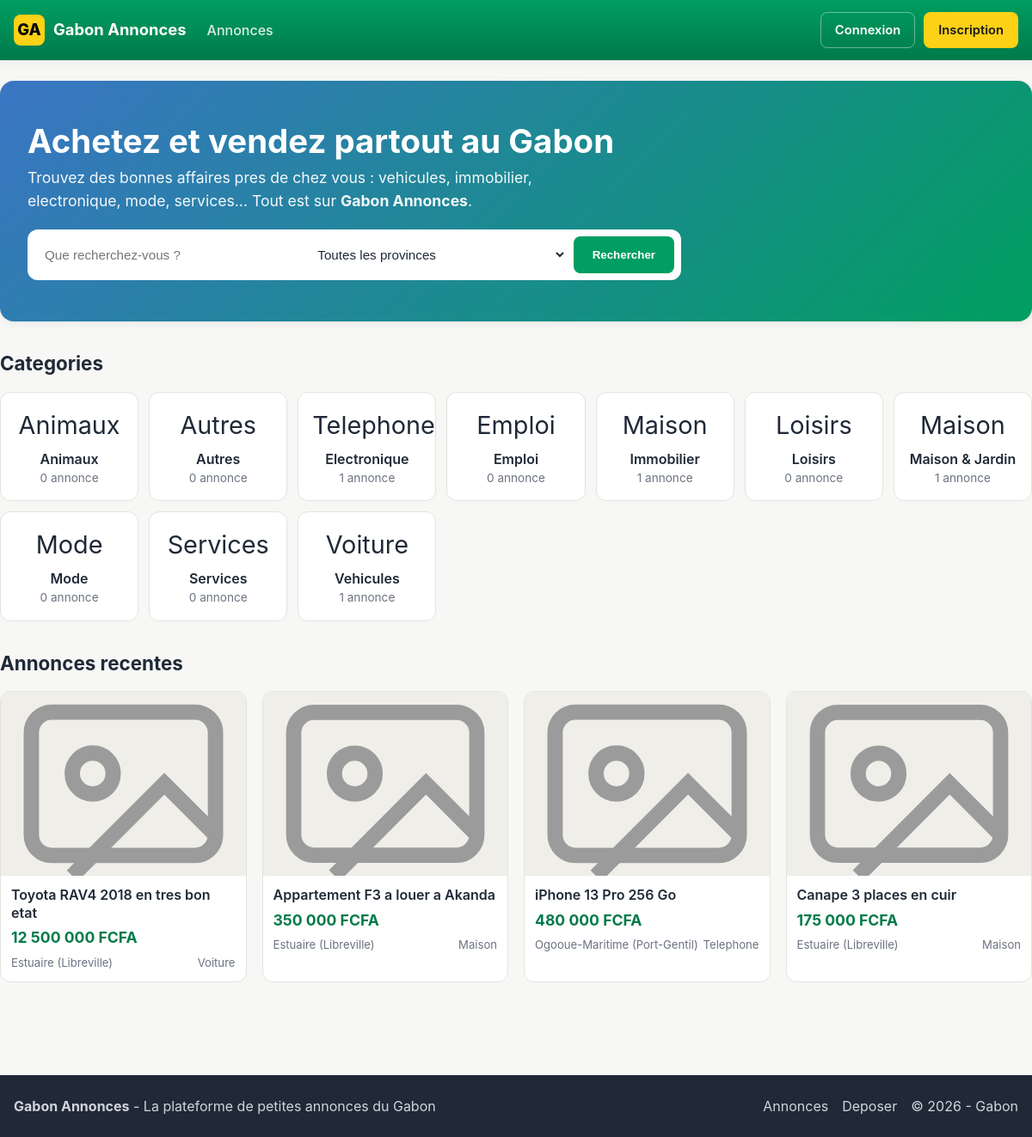
The page /public/index.php on the database its author committed.
### tables this page shows
CREATE TABLE `categories` (
  `id` INT AUTO_INCREMENT PRIMARY KEY,
  `nom` VARCHAR(80) NOT NULL,
  `icone` VARCHAR(50) DEFAULT NULL
);

CREATE TABLE `annonces` (
  `id` INT AUTO_INCREMENT PRIMARY KEY,
  `titre` VARCHAR(200) NOT NULL,
  `description` TEXT NOT NULL,
  `prix` DECIMAL(12,0) NOT NULL DEFAULT 0,
  `categorie_id` INT NOT NULL,
  `auteur_id` INT NOT NULL,
  `localisation` VARCHAR(100) NOT NULL,
  `date_creation` DATETIME NOT NULL DEFAULT CURRENT_TIMESTAMP,
  `statut` ENUM('en_attente','active','rejetee','vendue') NOT NULL DEFAULT 'en_attente',
  CONSTRAINT `fk_annonce_categorie` FOREIGN KEY (`categorie_id`) REFERENCES `categories`(`id`) ON DELETE RESTRICT,
  CONSTRAINT `fk_annonce_auteur`    FOREIGN KEY (`auteur_id`)   REFERENCES `users`(`id`)      ON DELETE CASCADE,
  INDEX (`categorie_id`), INDEX (`auteur_id`), INDEX (`statut`), INDEX (`localisation`)
);

### app/core/Controller.php (called while the page is built, shortened)
<?php
class Controller {
    protected function model($name) {
        $file = __DIR__ . '/../models/' . $name . '.php';
        if (file_exists($file)) {
            return new $name();
        }
        die("Modele introuvable : $name");
    }
    protected function view($path, $data = []) {
        extract($data);
        $file = __DIR__ . '/../views/' . $path . '.php';
        require_once __DIR__ . '/../views/layouts/helpers.php';
        require_once __DIR__ . '/../views/layouts/header.php';
        require_once $file;
        require_once __DIR__ . '/../views/layouts/footer.php';
    }
}

### app/controllers/HomeController.php (called while the page is built, shortened)
<?php
class HomeController extends Controller {
    public function index() {
        $annoncesRecentes = $this->model('Annonce')->search(['statut' => 'active'], 12, 0);
        $categories = $this->model('Categorie')->allWithCount();
        $this->view('home/index', [
            'titre_page' => 'Accueil',
            'annoncesRecentes' => $annoncesRecentes,
            'categories' => $categories,
        ]);
    }
}

### app/core/App.php (called while the page is built, shortened)
<?php
class App {
    protected $action = 'index';
    public function __construct() {
        $url = $this->parseUrl();
        $this->controller = new $this->controller;
        $this->params = $url ? array_values($url) : [];
        call_user_func_array([$this->controller, $this->action], $this->params);
    }
    private function parseUrl() {
        return [];
    }
}

### public/index.php (called while the page is built, shortened)
<?php
require_once __DIR__ . '/../app/core/App.php';
require_once __DIR__ . '/../app/core/Controller.php';
require_once __DIR__ . '/../app/core/Model.php';
new App();

### app/core/Database.php (called while the page is built, shortened)
<?php
class Database {
    private static $instance = null;
    private $pdo;
    private function __construct() {
        $dsn = 'mysql:host=' . DB_HOST . ';port=' . DB_PORT . ';dbname=' . DB_NAME . ';charset=' . DB_CHARSET;
        $options = [
            PDO::ATTR_ERRMODE => PDO::ERRMODE_EXCEPTION,
            PDO::ATTR_DEFAULT_FETCH_MODE => PDO::FETCH_ASSOC,
            PDO::ATTR_EMULATE_PREPARES => false,
        ];
        try { $this->pdo = new PDO($dsn, DB_USER, DB_PASS, $options); }
        catch (PDOException $e) { die('Erreur connexion BDD : ' . $e->getMessage()); }
    }
    public static function getInstance() {
        if (self::$instance === null) self::$instance = new self();
        return self::$instance;
    }
    public function getConnection() { return $this->pdo; }
}

### app/core/Model.php (called while the page is built, shortened)
<?php
require_once __DIR__ . '/Database.php';
class Model {
    protected $db;
    public function __construct() { $this->db = Database::getInstance()->getConnection(); }
    protected function query($sql, $params = []) {
        $stmt = $this->db->prepare($sql);
        $stmt->execute($params);
        return $stmt;
    }
    protected function fetchAll($sql, $params = []) { return $this->query($sql, $params)->fetchAll(); }
}

### app/models/Categorie.php (called while the page is built, shortened)
<?php
class Categorie extends Model {
    public function allWithCount() {
        return $this->fetchAll(
            "SELECT c.*, (SELECT COUNT(*) FROM annonces a WHERE a.categorie_id = c.id AND a.statut = 'active') AS nb_annonces
             FROM categories c ORDER BY c.nom ASC");
    }
}

### app/views/layouts/helpers.php (called while the page is built, shortened)
<?php
function e($value) {
    return htmlspecialchars((string)$value, ENT_QUOTES, 'UTF-8');
}
function format_prix($prix) {
    return number_format((float)$prix, 0, ',', ' ') . ' FCFA';
}
function icone_categorie($icone) {
    $icones = [
        'car' => 'Voiture',
        'home' => 'Maison',
        'phone' => 'Telephone',
        'shirt' => 'Mode',
        'sofa' => 'Maison',
        'briefcase' => 'Emploi',
        'tools' => 'Services',
        'bike' => 'Loisirs',
        'paw' => 'Animaux',
        'box' => 'Autres',
    ];
    return $icones[$icone] ?? 'Annonce';
}

### app/models/Annonce.php (called while the page is built, shortened)
<?php
class Annonce extends Model {
    public function search($filters = [], $limit = 30, $offset = 0) {
        $sql = "SELECT a.*, c.nom AS categorie_nom, c.icone AS categorie_icone, u.nom AS auteur_nom,
                       (SELECT url FROM annonce_photos p WHERE p.annonce_id = a.id ORDER BY p.id ASC LIMIT 1) AS photo_principale
                FROM annonces a
                JOIN categories c ON c.id = a.categorie_id
                JOIN users u ON u.id = a.auteur_id
                WHERE 1=1";
        $params = [];
        $statut = $filters['statut'] ?? 'active';
        $sql .= ' AND a.statut = ?'; $params[] = $statut;
        $sql .= ' ORDER BY a.date_creation DESC LIMIT ' . (int)$limit . ' OFFSET ' . (int)$offset;
        return $this->fetchAll($sql, $params);
    }
}

### app/views/home/index.php (the view, shortened to what this page needs)
<section class="hero">
    <h1>Achetez et vendez partout au Gabon</h1>
    <p>Trouvez des bonnes affaires pres de chez vous : vehicules, immobilier, electronique, mode, services... Tout est sur <strong><?= APP_NAME ?></strong>.</p>
    <form action="<?= BASE_URL ?>/annonces" method="get" class="hero-search">
        <input type="text" name="q" placeholder="Que recherchez-vous ?">
        <select name="localisation">
            <option value="">Toutes les provinces</option>
        </select>
        <button type="submit">Rechercher</button>
    </form>
</section>
<h2 class="section-title">Categories</h2>
<div class="cat-grid">
    <?php foreach ($categories as $c): ?>
        <a href="<?= BASE_URL ?>/annonces?categorie_id=<?= (int)$c['id'] ?>" class="cat-card">
            <div class="cat-icon"><?= icone_categorie($c['icone']) ?></div>
            <div class="cat-name"><?= e($c['nom']) ?></div>
            <div class="cat-count"><?= (int)$c['nb_annonces'] ?> annonce<?= $c['nb_annonces'] > 1 ? 's' : '' ?></div>
        </a>
    <?php endforeach; ?>
</div>
<h2 class="section-title">Annonces recentes</h2>
<?php if (empty($annoncesRecentes)): ?>
    <p class="text-muted">Aucune annonce active.</p>
<?php else: ?>
    <div class="annonces-grid">
        <?php foreach ($annoncesRecentes as $a): ?>
            <a href="<?= BASE_URL ?>/annonces/show/<?= (int)$a['id'] ?>" class="annonce-card">
                <div class="annonce-thumb<?= $a['photo_principale'] ? ' has-photo' : '' ?>"
                     <?php if ($a['photo_principale']): ?>style="background-image:url('<?= e($a['photo_principale']) ?>')"<?php endif; ?>></div>
                <div class="annonce-body">
                    <div class="annonce-titre"><?= e($a['titre']) ?></div>
                    <div class="annonce-prix"><?= format_prix($a['prix']) ?></div>
                    <div class="annonce-meta"><span><?= e($a['localisation']) ?></span><span><?= icone_categorie($a['categorie_icone']) ?></span></div>
                </div>
            </a>
        <?php endforeach; ?>
    </div>
<?php endif; ?>

### app/views/layouts/header.php (shortened to what this page needs)
<?php
$currentUser = $_SESSION['user'] ?? null;
?>
<!DOCTYPE html>
<html lang="fr">
<head>
    <link rel="stylesheet" href="<?= BASE_URL ?>/assets/css/style.css">
</head>
<body>
<header class="topbar">
    <div class="container topbar-inner">
        <a href="<?= BASE_URL ?>/" class="brand">
            <span class="brand-mark">GA</span>
            <span class="brand-text"><?= APP_NAME ?></span>
        </a>
        <nav class="nav">
            <a href="<?= BASE_URL ?>/annonces">Annonces</a>
        </nav>
        <div class="topbar-actions">
            <?php if ($currentUser): ?>
                <span class="hello">Bonjour, <strong><?= e($currentUser['nom']) ?></strong></span>
                <a href="<?= BASE_URL ?>/annonces/create" class="btn btn-primary">+ Deposer</a>
                <a href="<?= BASE_URL ?>/auth/logout" class="btn btn-ghost">Deconnexion</a>
            <?php else: ?>
                <a href="<?= BASE_URL ?>/auth/login" class="btn btn-ghost">Connexion</a>
                <a href="<?= BASE_URL ?>/auth/register" class="btn btn-primary">Inscription</a>
            <?php endif; ?>
        </div>
    </div>
</header>
<main class="main container">

### app/views/layouts/footer.php (shortened to what this page needs)
</main>
<footer class="site-footer">
    <div class="container footer-inner">
        <div><strong><?= APP_NAME ?></strong> - <?= APP_DESC ?></div>
        <div class="footer-links">
            <a href="<?= BASE_URL ?>/annonces">Annonces</a>
            <a href="<?= BASE_URL ?>/annonces/create">Deposer</a>
            <span>&copy; <?= date('Y') ?> - Gabon</span>
        </div>
    </div>
</footer>
</body>
</html>

### public/assets/css/style.css (style rules this page uses)
:root { --green: #009e60; --green-dark: #007a4a; --yellow: #fcd116; --blue: #3a75c4; --blue-dark: #285a9e; --bg: #f7f7f5; --surface: #ffffff; --border: #e3e3df; --text: #1f2937; --text-soft: #6b7280; --danger: #c0392b; --warning: #b7791f; --shadow: 0 1px 2px rgba(0,0,0,.05), 0 4px 12px rgba(0,0,0,.04); }
* { box-sizing: border-box; }
html, body { margin: 0; padding: 0; }
body { font-family: -apple-system, BlinkMacSystemFont, "Segoe UI", Roboto, Helvetica, Arial, sans-serif; background: var(--bg); color: var(--text); line-height: 1.5; }
a { color: var(--blue-dark); text-decoration: none; }
.container { max-width: 1200px; margin: 0 auto; padding: 0 16px; }
.topbar { background: linear-gradient(180deg, var(--green) 0%, var(--green-dark) 100%); color: #fff; box-shadow: var(--shadow); position: sticky; top: 0; z-index: 50; }
.topbar-inner { display: flex; align-items: center; gap: 24px; padding: 14px 16px; flex-wrap: wrap; }
.brand { display: flex; align-items: center; gap: 10px; color: #fff; font-weight: 700; font-size: 1.15rem; }
.brand-mark { background: var(--yellow); color: #000; width: 36px; height: 36px; display: inline-flex; align-items: center; justify-content: center; border-radius: 8px; font-weight: 800; }
.nav { display: flex; gap: 18px; flex: 1; }
.nav a { color: #ffffffd9; font-weight: 500; }
.topbar-actions { display: flex; align-items: center; gap: 10px; }
.btn { display: inline-block; padding: 9px 16px; border-radius: 8px; border: 1px solid transparent; cursor: pointer; font-weight: 600; font-size: .92rem; transition: filter .15s, background .15s; }
.btn-primary { background: var(--yellow); color: #1a1a1a; }
.btn-ghost { background: transparent; color: #fff; border-color: #ffffff66; }
.main { padding: 24px 0 48px; min-height: calc(100vh - 220px); }
.hero { background: linear-gradient(135deg, var(--blue) 0%, var(--green) 100%); color: #fff; border-radius: 16px; padding: 48px 32px; margin-bottom: 32px; box-shadow: var(--shadow); }
.hero h1 { font-size: 2.4rem; margin: 0 0 8px; line-height: 1.15; }
.hero p { font-size: 1.1rem; opacity: .95; margin: 0 0 20px; max-width: 640px; }
.hero-search { display: flex; flex-wrap: wrap; gap: 8px; background: #fff; padding: 8px; border-radius: 12px; max-width: 760px; }
.hero-search input, .hero-search select { border: none; padding: 12px; flex: 1; min-width: 180px; font-size: .95rem; outline: none; color: var(--text); background: transparent; }
.hero-search button { background: var(--green); color: #fff; border: none; padding: 0 22px; border-radius: 8px; font-weight: 700; cursor: pointer; }
.section-title { font-size: 1.4rem; margin: 32px 0 16px; }
.cat-grid { display: grid; grid-template-columns: repeat(auto-fill, minmax(160px, 1fr)); gap: 12px; }
.cat-card { background: var(--surface); border: 1px solid var(--border); border-radius: 12px; padding: 16px; text-align: center; transition: transform .15s, box-shadow .15s; color: var(--text); }
.cat-icon { font-size: 1.8rem; }
.cat-name { font-weight: 600; margin-top: 6px; }
.cat-count { color: var(--text-soft); font-size: .85rem; }
.annonces-grid { display: grid; grid-template-columns: repeat(auto-fill, minmax(240px, 1fr)); gap: 18px; }
.annonce-card { background: var(--surface); border: 1px solid var(--border); border-radius: 12px; overflow: hidden; transition: transform .15s, box-shadow .15s; display: flex; flex-direction: column; color: var(--text); }
.annonce-thumb { aspect-ratio: 4 / 3; background-size: cover; background-position: center; }
.annonce-body { padding: 12px; display: flex; flex-direction: column; gap: 6px; }
.annonce-titre { font-weight: 600; font-size: 1rem; color: var(--text); line-height: 1.3; display: -webkit-box; -webkit-line-clamp: 2; -webkit-box-orient: vertical; overflow: hidden; }
.annonce-prix { color: var(--green-dark); font-weight: 700; font-size: 1.1rem; }
.annonce-meta { color: var(--text-soft); font-size: .82rem; display: flex; justify-content: space-between; }
.site-footer { background: #1f2937; color: #d1d5db; padding: 24px 0; margin-top: 60px; }
.footer-inner { display: flex; justify-content: space-between; gap: 16px; flex-wrap: wrap; }
.footer-links { display: flex; gap: 16px; flex-wrap: wrap; }
.footer-links a { color: #d1d5db; }

### rows shown on the page
categories: icone "Animaux", nom "Animaux", nb_annonces "0"
categories: icone "Autres", nom "Autres", nb_annonces "0"
categories: icone "Telephone", nom "Electronique", nb_annonces "1"
categories: icone "Emploi", nom "Emploi", nb_annonces "0"
categories: icone "Maison", nom "Immobilier", nb_annonces "1"
categories: icone "Loisirs", nom "Loisirs", nb_annonces "0"
categories: icone "Maison", nom "Maison & Jardin", nb_annonces "1"
categories: icone "Mode", nom "Mode", nb_annonces "0"
categories: icone "Services", nom "Services", nb_annonces "0"
categories: icone "Voiture", nom "Vehicules", nb_annonces "1"
annonces: titre "Toyota RAV4 2018 en tres bon etat", prix "12 500 000 FCFA", localisation "Estuaire (Libreville)", categorie.icone "Voiture"
annonces: titre "Appartement F3 a louer a Akanda", prix "350 000 FCFA", localisation "Estuaire (Libreville)", categorie.icone "Maison"
annonces: titre "iPhone 13 Pro 256 Go", prix "480 000 FCFA", localisation "Ogooue-Maritime (Port-Gentil)", categorie.icone "Telephone"
annonces: titre "Canape 3 places en cuir", prix "175 000 FCFA", localisation "Estuaire (Libreville)", categorie.icone "Maison"

### other values the page prints
APP_NAME "Gabon Annonces"
APP_DESC "La plateforme de petites annonces du Gabon"
